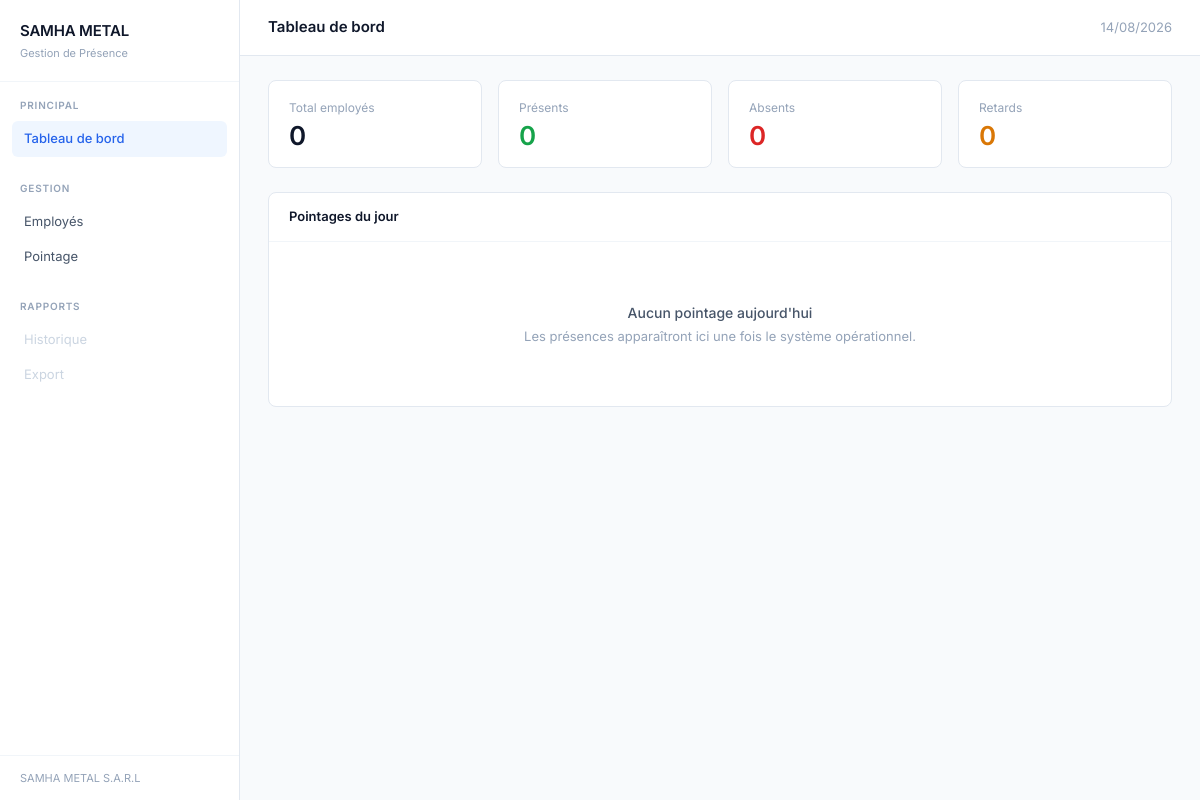
Before: / with the older database file.
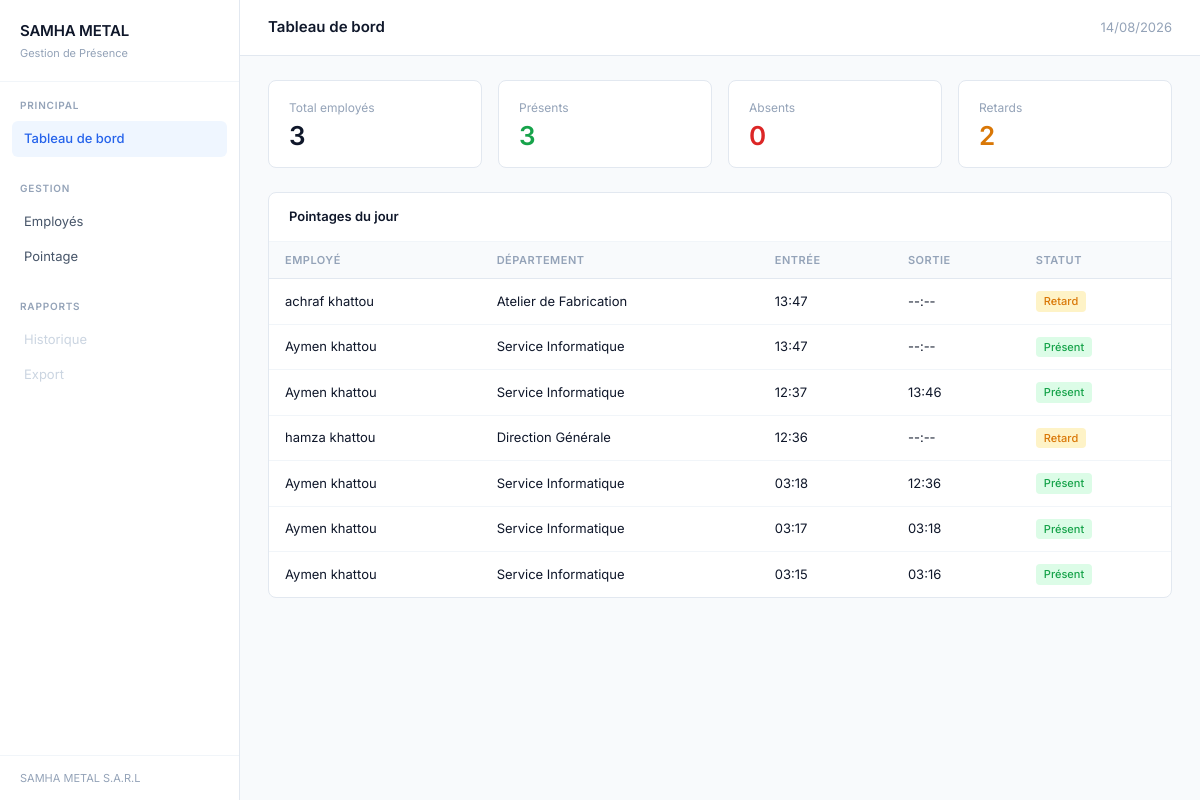
After: the same page with the newer database file.
### models.py (models this page shows, shortened)
class Attendance(db.Model):
    __tablename__ = 'attendances'
    id = db.Column(db.Integer, primary_key=True)
    employee_id = db.Column(db.Integer, db.ForeignKey('employees.id'), nullable=False)
    date = db.Column(db.Date, default=date.today, nullable=False)
    check_in = db.Column(db.DateTime, nullable=False)
    check_out = db.Column(db.DateTime, nullable=True)   # NULL = pas encore sorti
    status = db.Column(db.String(20), default='present') # 'present' ou 'retard'
    confidence = db.Column(db.Float)                     # Score de similarité (0 à 1)
    @property
    def check_in_time(self):
        return self.check_in.strftime('%H:%M') if self.check_in else '--:--'
    @property
    def check_out_time(self):
        return self.check_out.strftime('%H:%M') if self.check_out else '--:--'

class Employee(db.Model):
    __tablename__ = 'employees'
    id = db.Column(db.Integer, primary_key=True)
    matricule = db.Column(db.String(20), unique=True, nullable=False)
    nom = db.Column(db.String(80), nullable=False)
    prenom = db.Column(db.String(80), nullable=False)
    departement = db.Column(db.String(100), nullable=False)
    poste = db.Column(db.String(100), nullable=False)
    photo_path = db.Column(db.String(256))              # Chemin vers la photo de profil
    face_embedding = db.Column(db.LargeBinary)           # Vecteur 512D sérialisé (numpy)
    is_active = db.Column(db.Boolean, default=True)
    created_at = db.Column(db.DateTime, default=datetime.utcnow)
    attendances = db.relationship('Attendance', backref='employee', lazy=True)

### app.py (the view)
@app.route('/')
def dashboard():
    now = datetime.now()
    today = now.date()
    total_employees = Employee.query.filter_by(is_active=True).count()
    present_today = db.session.query(
        Attendance.employee_id
    ).filter(
        Attendance.date == today
    ).distinct().count()
    absents = max(0, total_employees - present_today)
    retards = Attendance.query.filter_by(date=today, status='retard').count()
    stats = {
        'total': total_employees,
        'presents': present_today,
        'absents': absents,
        'retards': retards
    }
    derniers_pointages = db.session.query(
        Attendance, Employee
    ).join(
        Employee
    ).filter(
        Attendance.date == today
    ).order_by(
        Attendance.check_in.desc()
    ).limit(10).all()
    today_str = now.strftime('%d/%m/%Y')
    return render_template(
        'dashboard.html',
        stats=stats,
        derniers_pointages=derniers_pointages,
        today=today_str
    )

### templates/dashboard.html (shortened to what this page needs)
{% extends "base.html" %}
{% block page_title %}Tableau de bord{% endblock %}
{% block topbar_right %}
    <span id="live-clock">{{ today }}</span>
{% endblock %}
{% block content %}
<div class="stats-row">
    <div class="stat">
        <div class="stat-label">Total employés</div>
        <div class="stat-value">{{ stats.total }}</div>
    </div>
    <div class="stat">
        <div class="stat-label">Présents</div>
        <div class="stat-value green">{{ stats.presents }}</div>
    </div>
    <div class="stat">
        <div class="stat-label">Absents</div>
        <div class="stat-value red">{{ stats.absents }}</div>
    </div>
    <div class="stat">
        <div class="stat-label">Retards</div>
        <div class="stat-value orange">{{ stats.retards }}</div>
    </div>
</div>
<div class="panel">
    <div class="panel-header">
        <h3>Pointages du jour</h3>
    </div>
    {% if derniers_pointages %}
        <div class="panel-body no-padding">
            <table>
                <thead>
                    <tr>
                        <th>Employé</th>
                        <th>Département</th>
                        <th>Entrée</th>
                        <th>Sortie</th>
                        <th>Statut</th>
                    </tr>
                </thead>
                <tbody>
                    {% for attendance, employee in derniers_pointages %}
                    <tr>
                        <td>{{ employee.prenom }} {{ employee.nom }}</td>
                        <td>{{ employee.departement }}</td>
                        <td>{{ attendance.check_in_time }}</td>
                        <td>{{ attendance.check_out_time }}</td>
                        <td>
                            {% if attendance.status == 'retard' %}
                                <span class="badge badge-retard">Retard</span>
                            {% else %}
                                <span class="badge badge-present">Présent</span>
                            {% endif %}
                        </td>
                    </tr>
                    {% endfor %}
                </tbody>
            </table>
        </div>
    {% else %}
        <div class="panel-body">
            <div class="empty">
                <div class="empty-title">Aucun pointage aujourd'hui</div>
                <div class="empty-text">Les présences apparaîtront ici une fois le système opérationnel.</div>
            </div>
        </div>
    {% endif %}
</div>
{% endblock %}

### templates/base.html (shortened to what this page needs)
<!DOCTYPE html>
<html lang="fr">
<head>
    <link rel="stylesheet" href="{{ url_for('static', filename='css/style.css') }}">
</head>
<body>
    <aside class="sidebar" id="sidebar">
        <div class="sidebar-brand">
            <h1>SAMHA METAL</h1>
            <span>Gestion de Présence</span>
        </div>
        <nav class="sidebar-nav">
            <div class="nav-group">
                <div class="nav-group-label">Principal</div>
                <a href="{{ url_for('dashboard') }}" class="nav-item {% if request.endpoint == 'dashboard' %}active{% endif %}">Tableau de bord</a>
            </div>
            <div class="nav-group">
                <div class="nav-group-label">Gestion</div>
                <a href="{{ url_for('employees_list') }}" class="nav-item {% if 'employee' in request.endpoint %}active{% endif %}">Employés</a>
                <a href="{{ url_for('pointage_page') }}" class="nav-item {% if 'pointage' in request.endpoint %}active{% endif %}">Pointage</a>
            </div>
            <div class="nav-group">
                <div class="nav-group-label">Rapports</div>
                <a href="#" class="nav-item disabled">Historique</a>
                <a href="#" class="nav-item disabled">Export</a>
            </div>
        </nav>
        <div class="sidebar-footer">
            SAMHA METAL S.A.R.L
        </div>
    </aside>
    <main class="main">
        <header class="topbar">
            <div style="display:flex;align-items:center;">
                <h2>{% block page_title %}Tableau de bord{% endblock %}</h2>
            </div>
            <div class="topbar-right">
                {% block topbar_right %}{% endblock %}
            </div>
        </header>
        <div class="content">
            {% block content %}{% endblock %}
        </div>
    </main>
</body>
</html>

### static/css/style.css (style rules this page uses)
:root { --bg: #f8fafc; --surface: #ffffff; --sidebar-bg: #ffffff; --border: #e2e8f0; --border-light: #f1f5f9; --text: #0f172a; --text-secondary: #475569; --text-muted: #94a3b8; --accent: #2563eb; --accent-hover: #1d4ed8; --green: #16a34a; --green-bg: #dcfce7; --red: #dc2626; --red-bg: #fee2e2; --orange: #d97706; --orange-bg: #fef3c7; --sidebar-w: 240px; --radius: 8px; }
*, *::before, *::after { margin: 0; padding: 0; box-sizing: border-box; }
body { font-family: 'Inter', system-ui, -apple-system, sans-serif; background: var(--bg); color: var(--text); font-size: 14px; line-height: 1.5; display: flex; min-height: 100vh; }
a { color: var(--accent); text-decoration: none; }
.sidebar { position: fixed; top: 0; left: 0; width: var(--sidebar-w); height: 100vh; background: var(--sidebar-bg); border-right: 1px solid var(--border); display: flex; flex-direction: column; z-index: 100; }
.sidebar-brand { padding: 20px; border-bottom: 1px solid var(--border-light); }
.sidebar-brand h1 { font-size: 15px; font-weight: 600; color: var(--text); letter-spacing: -0.2px; }
.sidebar-brand span { display: block; font-size: 11px; color: var(--text-muted); margin-top: 2px; }
.sidebar-nav { flex: 1; padding: 12px; overflow-y: auto; }
.nav-group { margin-bottom: 20px; }
.nav-group-label { font-size: 10px; font-weight: 600; text-transform: uppercase; letter-spacing: 0.8px; color: var(--text-muted); padding: 4px 8px; margin-bottom: 4px; }
.nav-item { display: block; padding: 8px 12px; border-radius: 6px; color: var(--text-secondary); font-size: 13px; font-weight: 400; transition: background 0.15s, color 0.15s; }
.nav-item.active { background: #eff6ff; color: var(--accent); font-weight: 500; }
.nav-item.disabled { color: #cbd5e1; pointer-events: none; }
.sidebar-footer { padding: 14px 20px; border-top: 1px solid var(--border-light); font-size: 11px; color: var(--text-muted); }
.main { margin-left: var(--sidebar-w); flex: 1; min-height: 100vh; display: flex; flex-direction: column; }
.topbar { background: var(--surface); border-bottom: 1px solid var(--border); padding: 0 28px; height: 56px; display: flex; align-items: center; justify-content: space-between; position: sticky; top: 0; z-index: 50; }
.topbar h2 { font-size: 15px; font-weight: 600; color: var(--text); }
.topbar-right { display: flex; align-items: center; gap: 12px; font-size: 13px; color: var(--text-muted); }
.content { padding: 24px 28px; flex: 1; }
.stats-row { display: grid; grid-template-columns: repeat(4, 1fr); gap: 16px; margin-bottom: 24px; }
.stat { background: var(--surface); border: 1px solid var(--border); border-radius: var(--radius); padding: 18px 20px; }
.stat-label { font-size: 12px; color: var(--text-muted); margin-bottom: 6px; }
.stat-value { font-size: 26px; font-weight: 600; line-height: 1; color: var(--text); }
.stat-value.green { color: var(--green); }
.stat-value.red { color: var(--red); }
.stat-value.orange { color: var(--orange); }
.panel { background: var(--surface); border: 1px solid var(--border); border-radius: var(--radius); margin-bottom: 24px; }
.panel-header { padding: 14px 20px; border-bottom: 1px solid var(--border-light); display: flex; align-items: center; justify-content: space-between; }
.panel-header h3 { font-size: 13px; font-weight: 600; }
.panel-body { padding: 20px; }
.panel-body.no-padding { padding: 0; }
table { width: 100%; border-collapse: collapse; }
thead th { text-align: left; padding: 10px 16px; font-size: 11px; font-weight: 600; text-transform: uppercase; letter-spacing: 0.5px; color: var(--text-muted); background: #f8fafc; border-bottom: 1px solid var(--border); }
tbody td { padding: 12px 16px; font-size: 13px; border-bottom: 1px solid var(--border-light); color: var(--text); vertical-align: middle; }
tbody tr:last-child td { border-bottom: none; }
.badge { display: inline-block; padding: 2px 8px; border-radius: 4px; font-size: 11px; font-weight: 500; }
.badge-present { background: var(--green-bg); color: var(--green); }
.badge-retard { background: var(--orange-bg); color: var(--orange); }

Changed rows visible on the page:
added Attendance: prenom "achraf", nom "khattou", departement "Atelier de Fabrication", check_in_time "13:47", check_out_time "--:--", status "Retard"
added Attendance: prenom "Aymen", nom "khattou", departement "Service Informatique", check_in_time "13:47", check_out_time "--:--", status "Présent"
added Attendance: prenom "Aymen", nom "khattou", departement "Service Informatique", check_in_time "12:37", check_out_time "13:46", status "Présent"
added Attendance: prenom "hamza", nom "khattou", departement "Direction Générale", check_in_time "12:36", check_out_time "--:--", status "Retard"
added Attendance: prenom "Aymen", nom "khattou", departement "Service Informatique", check_in_time "03:18", check_out_time "12:36", status "Présent"
added Attendance: prenom "Aymen", nom "khattou", departement "Service Informatique", check_in_time "03:17", check_out_time "03:18", status "Présent"
added Attendance: prenom "Aymen", nom "khattou", departement "Service Informatique", check_in_time "03:15", check_out_time "03:16", status "Présent"
Other visible differences:
{{ stats.total }}: "0" → "3"
{{ stats.presents }}: "0" → "3"
{{ stats.retards }}: "0" → "2"
text no longer shown: "Aucun pointage aujourd'hui Les présences apparaîtront ici une fois le système opérationnel."
text now shown: "EMPLOYÉ DÉPARTEMENT ENTRÉE SORTIE STATUT"
